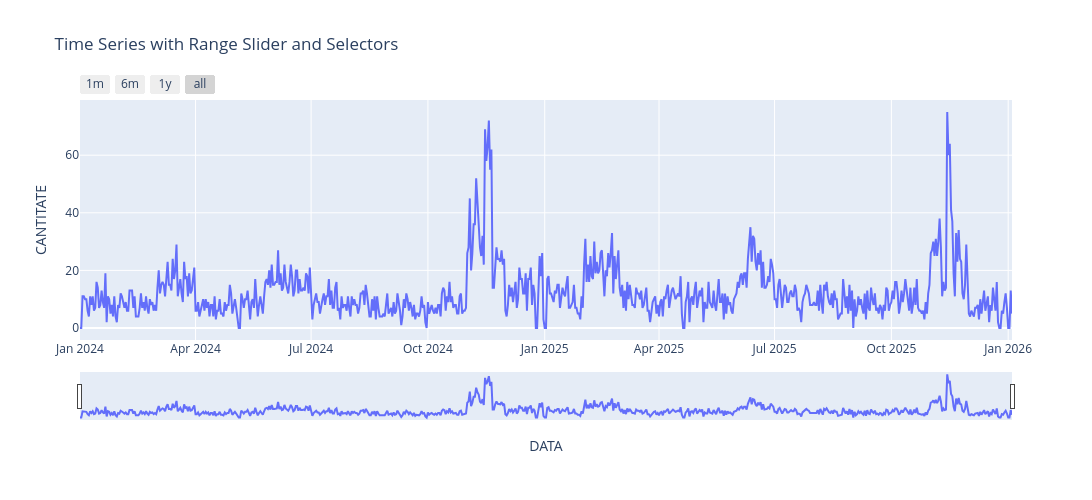

This figure's notebook cell:
### Markdown cell above
## 2. Time Series Visualization

### Code cell
fig = px.line(df, x='DATA', y='CANTITATE', title='Time Series with Range Slider and Selectors')

fig.update_xaxes(
    rangeslider_visible=True,
    rangeselector=dict(
        buttons=list([
            dict(count=1, label="1m", step="month", stepmode="backward"),
            dict(count=6, label="6m", step="month", stepmode="backward"),
            # dict(count=1, label="YTD", step="year", stepmode="todate"),
            dict(count=1, label="1y", step="year", stepmode="backward"),
            dict(step="all")
        ])
    )
)

fig.update_layout(width=1100, height=500)
fig.show()

### Figure 1 — Plotly figure (JSON) as saved in the notebook; plotly's stock layout.template omitted (floating-point values rounded to 4 significant figures; data arrays with more than 128 entries replaced by an {"elided": "..."} marker saying what was removed)
{"data": [{"hovertemplate": "DATA=%{x}<br>CANTITATE=%{y}<extra></extra>", "legendgroup": "", "line": {"color": "#636efa", "dash": "solid"}, "marker": {"symbol": "circle"}, "mode": "lines", "name": "", "orientation": "v", "showlegend": false, "type": "scatter", "x": {"elided": "735 str values"}, "xaxis": "x", "y": {"elided": "735 int values"}, "yaxis": "y"}], "layout": {"height": 500, "legend": {"tracegroupgap": 0}, "title": {"text": "Time Series with Range Slider and Selectors"}, "width": 1100, "xaxis": {"anchor": "y", "domain": [0, 1], "rangeselector": {"buttons": [{"count": 1, "label": "1m", "step": "month", "stepmode": "backward"}, {"count": 6, "label": "6m", "step": "month", "stepmode": "backward"}, {"count": 1, "label": "1y", "step": "year", "stepmode": "backward"}, {"step": "all"}]}, "rangeslider": {"visible": true}, "title": {"text": "DATA"}}, "yaxis": {"anchor": "x", "domain": [0, 1], "title": {"text": "CANTITATE"}}}}
